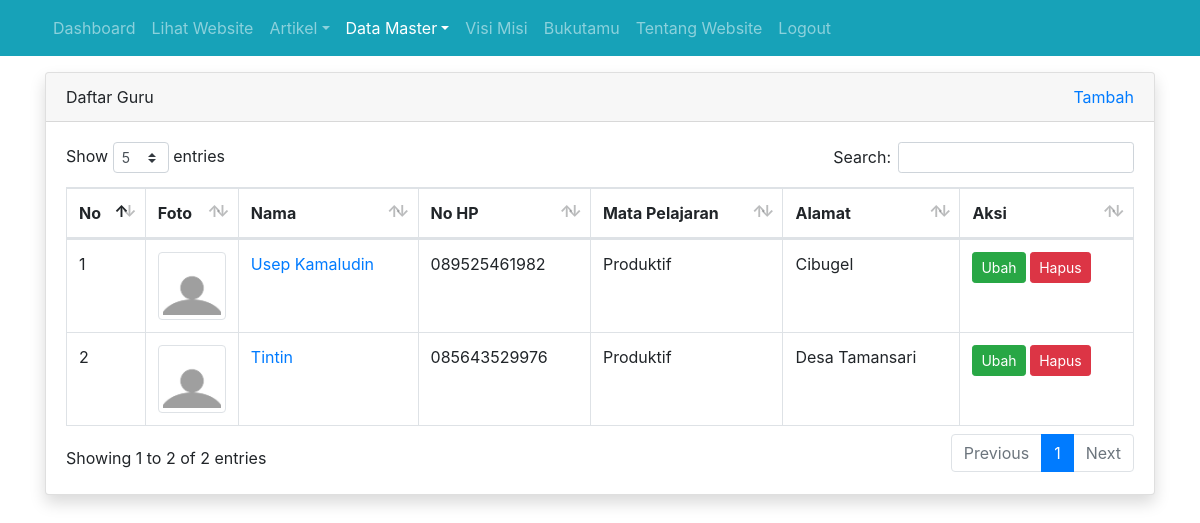
Screenshot of /admin/guru/index.php (signed in) with the database file from the repository.
### tables this page shows
CREATE TABLE `tbl_guru` (
  `id` int(11) NOT NULL,
  `nama` varchar(100) DEFAULT NULL,
  `nip` int(10) DEFAULT NULL,
  `jenis_kelamin` enum('L','P') DEFAULT NULL,
  `no_hp` varchar(12) DEFAULT NULL,
  `tempat_lahir` varchar(50) DEFAULT NULL,
  `tanggal_lahir` date DEFAULT NULL,
  `mata_pelajaran` varchar(50) DEFAULT NULL,
  `alamat` varchar(100) DEFAULT NULL,
  `foto` varchar(100) DEFAULT NULL
);

### admin/guru/index.php (the view, shortened to what this page needs)
<?php
require_once '../../koneksi.php';
$query = mysqli_query($koneksi, "SELECT id, nama, alamat, foto, no_hp, mata_pelajaran FROM tbl_guru");
$no = 1;
?>
<!DOCTYPE html>
<html>
<head>
	<link rel="stylesheet" href="../../resources/datatables/datatables.min.css">
	<link rel="stylesheet" href="../../resources/css/bootstrap.min.css">
</head>
<body>
	<?php require_once '../navbar.php'; ?>
	<div class="container mt-3">
		<div class="row">
			<div class="col">
				<div class="card shadow">
					<div class="card-header">
						<div class="clearfix">
							<div class="float-left">
								Daftar Guru
							</div>
							<div class="float-right">
								<a href="tambah.php">Tambah</a>
							</div>
						</div>
					</div>
					<div class="card-body">
						<table id="table_id" class="dataTable table table-bordered">
						    <thead>
						        <tr>
						            <th>No</th>
						            <th width="50px">Foto</th>
						            <th>Nama</th>
						            <th>No HP</th>
						            <th>Mata Pelajaran</th>
						            <th>Alamat</th>
						            <th>Aksi</th>
						        </tr>
						    </thead>
						    <tbody>
						        <?php while($row = mysqli_fetch_assoc($query)) : ?>
									<tr>
										<td><?= $no++ ?></td>
										<td><img src="../../images/guru/<?= $row['foto'] ?>" alt="" width="100%" class="img-thumbnail"></td>
										<td><a href="detail.php?id=<?= $row['id'] ?>"><?= $row['nama'] ?></a></td>
										<td><?= $row['no_hp'] ?></td>
										<td><?= $row['mata_pelajaran'] ?></td>
										<td><?= $row['alamat'] ?></td>
										<td>
											<a href="ubah.php?id=<?= $row['id'] ?>" class="btn btn-success btn-sm">Ubah</a>
											<a href="hapus.php?id=<?= $row['id'] ?>" class="btn btn-danger btn-sm" onclick="return confirm('apakah anda yakin?')">Hapus</a>
										</td>
									</tr>
								<?php endwhile; ?>
						    </tbody>
						</table>
					</div>
				</div>
			</div>
		</div>
	</div>
</body>
</html>

### rows the page displays
tbl_guru: foto (picture), nama "Usep Kamaludin", no_hp "089525461982", mata_pelajaran "Produktif", alamat "Cibugel"
tbl_guru: foto (picture), nama "Tintin", no_hp "085643529976", mata_pelajaran "Produktif", alamat "Desa Tamansari"
